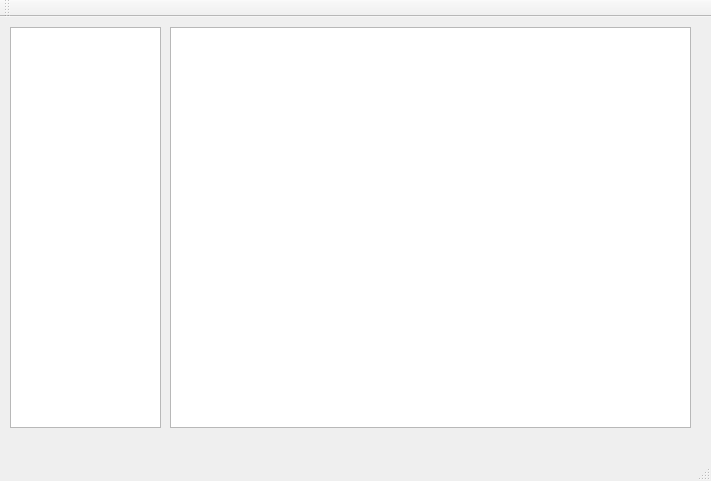
<?xml version="1.0" encoding="UTF-8"?>
<ui version="4.0">
 <class>AMTMainWindow</class>
 <widget class="QMainWindow" name="AMTMainWindow">
  <property name="geometry">
   <rect>
    <x>0</x>
    <y>0</y>
    <width>711</width>
    <height>481</height>
   </rect>
  </property>
  <property name="windowTitle">
   <string>AMTMainWindow</string>
  </property>
  <widget class="QWidget" name="centralWidget">
   <widget class="QTreeView" name="treeView">
    <property name="geometry">
     <rect>
      <x>10</x>
      <y>10</y>
      <width>151</width>
      <height>401</height>
     </rect>
    </property>
   </widget>
   <widget class="QTextBrowser" name="textBrowser">
    <property name="geometry">
     <rect>
      <x>170</x>
      <y>10</y>
      <width>521</width>
      <height>401</height>
     </rect>
    </property>
   </widget>
  </widget>
  <widget class="QMenuBar" name="menuBar">
   <property name="geometry">
    <rect>
     <x>0</x>
     <y>0</y>
     <width>711</width>
     <height>25</height>
    </rect>
   </property>
  </widget>
  <widget class="QToolBar" name="mainToolBar">
   <attribute name="toolBarArea">
    <enum>TopToolBarArea</enum>
   </attribute>
   <attribute name="toolBarBreak">
    <bool>false</bool>
   </attribute>
  </widget>
  <widget class="QStatusBar" name="statusBar"/>
 </widget>
 <layoutdefault spacing="6" margin="11"/>
 <resources/>
 <connections/>
</ui>
